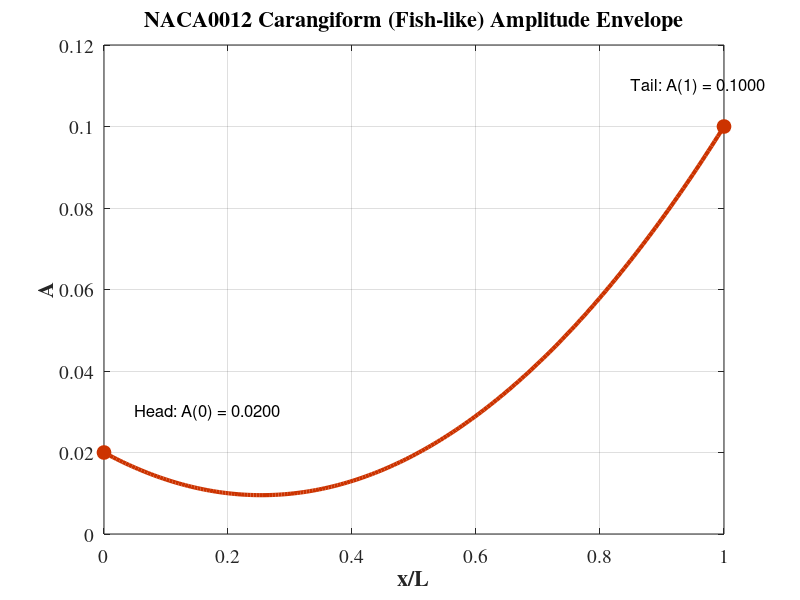
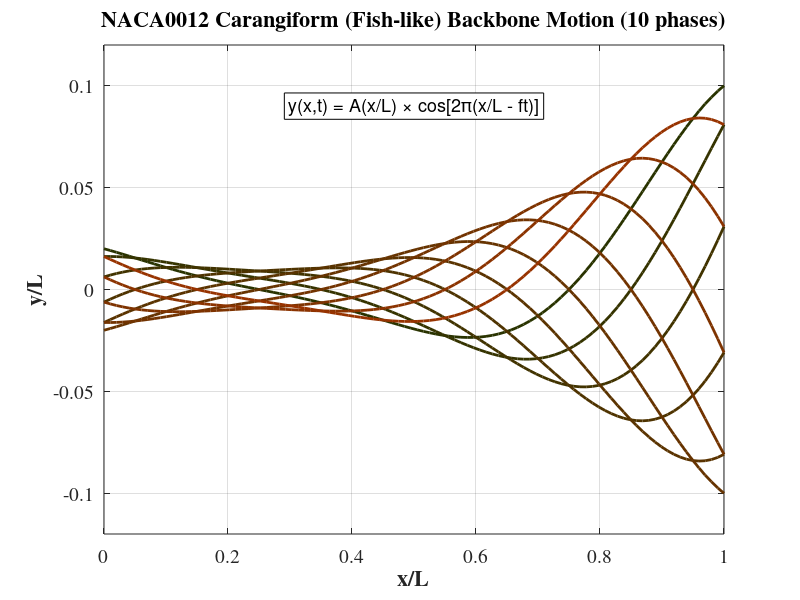
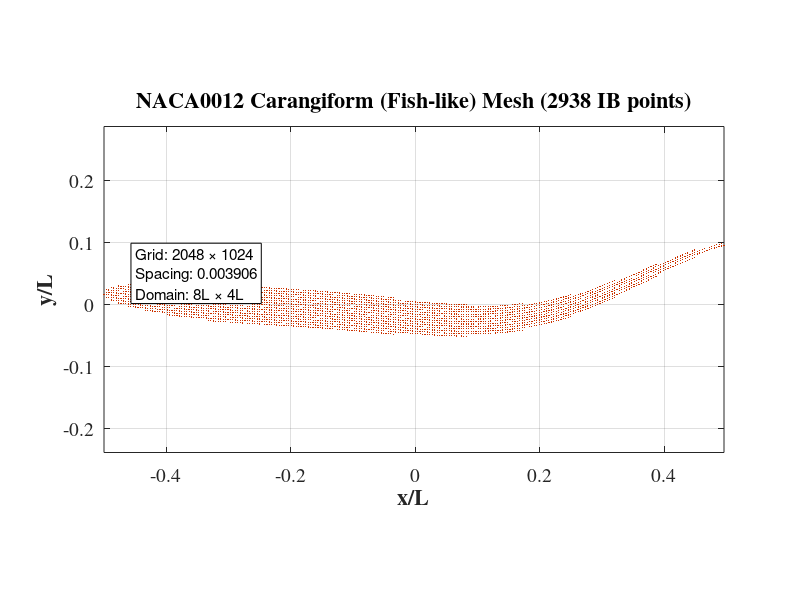

Source code (MATLAB) for these figures, in order:
%% ========================================================================
%% NACA0012 UNDULATORY SWIMMER MESH GENERATOR (UNIFIED)
%% Based on IBAMR eel2d example (eel2d_straightswimmer.m)
%% Supports both anguilliform (eel-like) and carangiform (fish-like) modes
%% ========================================================================
%%
%% USAGE:
%%   Set swimming_mode = 'anguilliform' or 'carangiform' below
%%   Run the script to generate mesh and visualization
%%
%% Reference: Flow transitions and mapping for undulating swimmers
%%            Muhammad Saif Ullah Khalid, DOI: 10.1103/PhysRevFluids.5.063104
%% ========================================================================

clear all; clc;

%% ========================================================================
%% USER CONFIGURATION
%% ========================================================================

% SELECT SWIMMING MODE: 'anguilliform' or 'carangiform'
swimming_mode = 'carangiform';  % <<< CHANGE THIS TO SWITCH MODES

fprintf('========================================================================\n');
fprintf('NACA0012 UNDULATORY SWIMMER MESH GENERATOR\n');
fprintf('========================================================================\n\n');

%% ========================================================================
%% PARAMETERS
%% ========================================================================

% Background Mesh Properties (match eel2d for comparison)
Ny = 16*4*4*4;     % 1024 grid points in y
Ly = 4;            % Domain height (4L)
Nx = 32*4*4*4;     % 2048 grid points in x
Lx = 8;            % Domain length (8L)

% Calculate grid spacing
dy = Ly/Ny;        % ~0.00390625
dx = Lx/Nx;        % ~0.00390625

% Fish geometry
L = 1;             % Fish body length (non-dimensional)

% NACA0012 thickness parameters
thickness_scale = 0.2489;  % Scale to match eel2d point density
t_max = 0.12 * thickness_scale;  % Effective thickness ~4.2%

% Rotation (0 for horizontal swimming)
angleRotation = 0;
RotationMatrix = [cos(angleRotation) -sin(angleRotation);
                  sin(angleRotation)  cos(angleRotation)];

% Swimming mode selection
if strcmpi(swimming_mode, 'anguilliform')
    % ANGUILLIFORM (Eel-like): Gradual amplitude increase
    % A(x/L) = 0.0367 + 0.0323(x/L) + 0.0310(x/L)^2
    a0 = 0.0367;       % Head amplitude (moderate)
    a1 = 0.0323;       % Linear growth (positive)
    a2 = 0.0310;       % Quadratic acceleration (positive)
    mode_name = 'Anguilliform (Eel-like)';
    mode_color = [0.0 0.4 0.8];
    filename_suffix = 'anguilliform';
elseif strcmpi(swimming_mode, 'carangiform')
    % CARANGIFORM (Fish-like): Posterior concentration
    % A(x/L) = 0.02 - 0.0825(x/L) + 0.1625(x/L)^2
    a0 = 0.02;         % Head amplitude (small)
    a1 = -0.0825;      % Linear term (negative for U-shape)
    a2 = 0.1625;       % Quadratic term (dominant, positive)
    mode_name = 'Carangiform (Fish-like)';
    mode_color = [0.8 0.2 0.0];
    filename_suffix = 'carangiform';
else
    error('Invalid swimming_mode. Choose ''anguilliform'' or ''carangiform''');
end

fprintf('Swimming Mode:      %s\n', mode_name);
fprintf('Domain:             %.0fL × %.0fL\n', Lx, Ly);
fprintf('Grid:               %d × %d\n', Nx, Ny);
fprintf('Spacing:            dx = dy = %.10f\n', dx);
fprintf('Amplitude:          A(x/L) = %.4f %+.4f(x/L) %+.4f(x/L)^2\n', a0, a1, a2);
fprintf('NACA thickness:     %.1f%% (scaled)\n\n', t_max*100);

%% ========================================================================
%% MESH GENERATION
%% ========================================================================

fprintf('Generating Lagrangian mesh...\n');

BodyNx = ceil(L/dx);  % Number of cross-sections
Coord{BodyNx,2} = []; % Storage for coordinates
NumMatPoints = 0;     % Counter for total points

% Generate cross-sections along body
for i = 1:BodyNx

    x = (i-1)*dx;        % Streamwise position
    x_norm = x/L;        % Normalized position (0 to 1)

    % Centerline position: y(x,t=0) = A(x/L) * cos(2π*x/L)
    y = (a0 + a1*x_norm + a2*x_norm^2) * cos(2*pi*x);

    % NACA0012 thickness distribution
    y_t = 5*t_max*(0.2969*sqrt(x_norm) - 0.1260*x_norm - ...
                   0.3516*x_norm^2 + 0.2843*x_norm^3 - 0.1015*x_norm^4);

    % Full thickness (both surfaces)
    height = 2*y_t*L;

    % Number of points across thickness
    NumPointsInHeight = max(1, ceil(height/dy));

    % Initialize arrays
    ycoord_up = []; ycoord_down = [];
    xcoord_up = []; xcoord_down = [];

    % Generate vertical line of points
    for j = 1:NumPointsInHeight

        xshifted = x - 0.5;  % Center at origin
        yshifted = y;        % On deformed centerline

        RotatedCoord = RotationMatrix*[xshifted; yshifted];

        xcoord_up(j)   = RotatedCoord(1) - (j-1)*dy*sin(angleRotation);
        xcoord_down(j) = RotatedCoord(1) + j*dy*sin(angleRotation);
        ycoord_up(j)   = RotatedCoord(2) + (j-1)*dy*cos(angleRotation);
        ycoord_down(j) = RotatedCoord(2) - j*dy*cos(angleRotation);
        NumMatPoints = NumMatPoints + 2;
    end

    Coord{i,1} = cat(2, xcoord_up, xcoord_down);
    Coord{i,2} = cat(2, ycoord_up, ycoord_down);
end

fprintf('✓ Mesh complete: %d IB points\n\n', NumMatPoints);

%% ========================================================================
%% VISUALIZATION 1: AMPLITUDE ENVELOPE
%% ========================================================================

fprintf('Generating amplitude envelope plot...\n');

x_plot = linspace(0, 1, 200);
A_plot = a0 + a1*x_plot + a2*x_plot.^2;

figure('Position', [100, 100, 800, 500], 'Color', 'w');
plot(x_plot, A_plot, '-', 'LineWidth', 3, 'Color', mode_color);
hold on;
plot([0 1], [a0 a0+a1+a2], 'o', 'MarkerSize', 10, ...
     'MarkerFaceColor', mode_color, 'MarkerEdgeColor', mode_color);

set(gca, 'FontSize', 14, 'FontName', 'Times');
xlabel('x/L', 'FontSize', 16, 'FontWeight', 'bold');
ylabel('A', 'FontSize', 16, 'FontWeight', 'bold');
title(sprintf('NACA0012 %s Amplitude Envelope', mode_name), ...
      'FontSize', 16, 'FontWeight', 'bold');

text(0.05, a0+0.01, sprintf('Head: A(0) = %.4f', a0), 'FontSize', 12);
text(0.85, a0+a1+a2+0.01, sprintf('Tail: A(1) = %.4f', a0+a1+a2), 'FontSize', 12);

grid on; xlim([0 1]); ylim([0 0.12]); box on;

print(['amplitude_envelope_' filename_suffix], '-dpng', '-r300');
fprintf('✓ Saved: amplitude_envelope_%s.png\n', filename_suffix);

%% ========================================================================
%% VISUALIZATION 2: BACKBONE MOTION
%% ========================================================================

fprintf('Generating backbone motion plot...\n');

figure('Position', [100, 100, 1000, 500], 'Color', 'w');

x_backbone = linspace(0, 1, 100);
num_phases = 10;

for phase_idx = 1:num_phases
    t_phase = (phase_idx-1) / num_phases;
    A_backbone = a0 + a1*x_backbone + a2*x_backbone.^2;
    y_backbone = A_backbone .* cos(2*pi*(x_backbone - t_phase));

    color_val = 0.2 + 0.6*t_phase;
    plot(x_backbone, y_backbone, '-', 'LineWidth', 2, ...
         'Color', [color_val*mode_color(1), mode_color(2), (1-color_val)*mode_color(3)]);
    hold on;
end

set(gca, 'FontSize', 14, 'FontName', 'Times');
xlabel('x/L', 'FontSize', 16, 'FontWeight', 'bold');
ylabel('y/L', 'FontSize', 16, 'FontWeight', 'bold');
title(sprintf('NACA0012 %s Backbone Motion (10 phases)', mode_name), ...
      'FontSize', 16, 'FontWeight', 'bold');

grid on; xlim([0 1]); ylim([-0.12 0.12]); box on;

text(0.5, 0.09, 'y(x,t) = A(x/L) × cos[2π(x/L - ft)]', ...
     'FontSize', 13, 'HorizontalAlignment', 'center', ...
     'BackgroundColor', 'w', 'EdgeColor', 'k');

print(['backbone_motion_' filename_suffix], '-dpng', '-r300');
fprintf('✓ Saved: backbone_motion_%s.png\n', filename_suffix);

%% ========================================================================
%% VISUALIZATION 3: MESH
%% ========================================================================

fprintf('Generating mesh plot...\n');

figure('Position', [100, 100, 1000, 500], 'Color', 'w');

for i = 1:size(Coord,1)
    plot(Coord{i,1}(:), Coord{i,2}(:), '.', 'MarkerSize', 2, ...
         'Color', mode_color);
    hold on;
end

set(gca, 'FontSize', 14, 'FontName', 'Times');
xlabel('x/L', 'FontSize', 16, 'FontWeight', 'bold');
ylabel('y/L', 'FontSize', 16, 'FontWeight', 'bold');
title(sprintf('NACA0012 %s Mesh (%d IB points)', mode_name, NumMatPoints), ...
      'FontSize', 16, 'FontWeight', 'bold');

grid on; axis equal; box on;

text(-0.45, 0.05, sprintf('Grid: %d × %d\nSpacing: %.6f\nDomain: %.0fL × %.0fL', ...
     Nx, Ny, dx, Lx, Ly), 'FontSize', 11, ...
     'BackgroundColor', 'w', 'EdgeColor', 'k');

print(['mesh_visualization_' filename_suffix], '-dpng', '-r300');
fprintf('✓ Saved: mesh_visualization_%s.png\n', filename_suffix);

%% ========================================================================
%% WRITE VERTEX FILE
%% ========================================================================

fprintf('\nWriting vertex file...\n');

filename = ['naca0012' filename_suffix '.vertex'];
fid = fopen(filename, 'wt');
fprintf(fid, '%d\n', NumMatPoints);

for i = 1:size(Coord,1)
    for j = 1:length(Coord{i,1})
        fprintf(fid, '%f\t%f\n', Coord{i,1}(j), Coord{i,2}(j));
    end
end

fclose(fid);
fprintf('✓ Saved: %s\n', filename);

%% ========================================================================
%% SUMMARY
%% ========================================================================

fprintf('\n========================================================================\n');
fprintf('COMPLETE!\n');
fprintf('========================================================================\n');
fprintf('Swimming Mode:      %s\n', mode_name);
fprintf('IB points:          %d\n', NumMatPoints);
fprintf('Cross-sections:     %d\n', BodyNx);
fprintf('Points/section:     %.1f (average)\n', NumMatPoints/BodyNx);
fprintf('Amplitude:          A(0) = %.4f (head), A(1) = %.4f (tail)\n', ...
        a0, a0+a1+a2);
fprintf('\nFiles generated:\n');
fprintf('  1. %s (IBAMR input)\n', filename);
fprintf('  2. amplitude_envelope_%s.png\n', filename_suffix);
fprintf('  3. backbone_motion_%s.png\n', filename_suffix);
fprintf('  4. mesh_visualization_%s.png\n', filename_suffix);
fprintf('========================================================================\n');
fprintf('\nTo use this mesh in IBAMR:\n');
fprintf('  1. Update input2d:\n');
fprintf('       structure_names = "naca0012%s"\n', filename_suffix);
fprintf('  2. In ConstraintIBKinematics section, use %s equations:\n', upper(filename_suffix));
if strcmpi(swimming_mode, 'anguilliform')
    fprintf('       body_shape_equation = "(0.0367 + 0.0323*X_0 + 0.0310*X_0^2) * cos(2*PI*X_0 - 2*PI*T)"\n');
    fprintf('       deformation_velocity_function_0 = "((0.0367 + 0.0323*X_0 + 0.0310*X_0^2) * 2*PI * sin(2*PI*X_0 - 2*PI*T)) * N_0"\n');
    fprintf('       deformation_velocity_function_1 = "((0.0367 + 0.0323*X_0 + 0.0310*X_0^2) * 2*PI * sin(2*PI*X_0 - 2*PI*T)) * N_1"\n');
else
    fprintf('       body_shape_equation = "(0.02 - 0.0825*X_0 + 0.1625*X_0^2) * cos(2*PI*X_0 - 2*PI*T)"\n');
    fprintf('       deformation_velocity_function_0 = "((0.02 - 0.0825*X_0 + 0.1625*X_0^2) * 2*PI * sin(2*PI*X_0 - 2*PI*T)) * N_0"\n');
    fprintf('       deformation_velocity_function_1 = "((0.02 - 0.0825*X_0 + 0.1625*X_0^2) * 2*PI * sin(2*PI*X_0 - 2*PI*T)) * N_1"\n');
end
fprintf('========================================================================\n');
